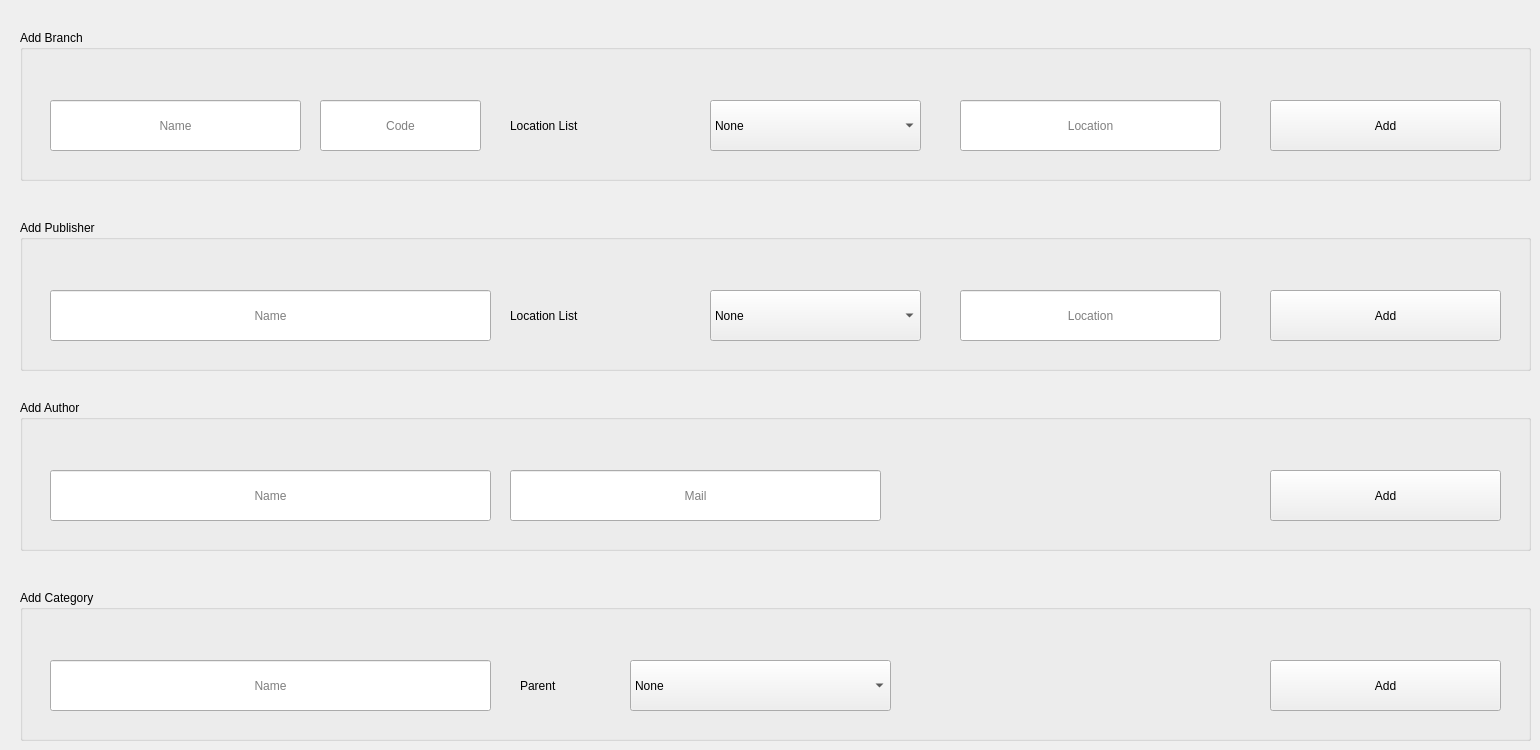
      <widget class="QWidget" name="tab_10">
       <attribute name="title">
        <string>Add data</string>
       </attribute>
       <widget class="QGroupBox" name="groupBox">
        <property name="geometry">
         <rect>
          <x>20</x>
          <y>30</y>
          <width>1511</width>
          <height>151</height>
         </rect>
        </property>
        <property name="styleSheet">
         <string notr="true">font: 20pt &quot;Times New Roman&quot;;</string>
        </property>
        <property name="title">
         <string>Add Branch</string>
        </property>
        <widget class="QLineEdit" name="add_branch_name">
         <property name="geometry">
          <rect>
           <x>30</x>
           <y>70</y>
           <width>251</width>
           <height>51</height>
          </rect>
         </property>
         <property name="styleSheet">
          <string notr="true">font: 75 20pt &quot;Times New Roman&quot;;</string>
         </property>
         <property name="alignment">
          <set>Qt::AlignCenter</set>
         </property>
         <property name="placeholderText">
          <string>Name</string>
         </property>
        </widget>
        <widget class="QLineEdit" name="add_branch_code">
         <property name="geometry">
          <rect>
           <x>300</x>
           <y>70</y>
           <width>161</width>
           <height>51</height>
          </rect>
         </property>
         <property name="styleSheet">
          <string notr="true">font: 75 20pt &quot;Times New Roman&quot;;</string>
         </property>
         <property name="alignment">
          <set>Qt::AlignCenter</set>
         </property>
         <property name="placeholderText">
          <string>Code</string>
         </property>
        </widget>
        <widget class="QLineEdit" name="add_branch_loc">
         <property name="geometry">
          <rect>
           <x>940</x>
           <y>70</y>
           <width>261</width>
           <height>51</height>
          </rect>
         </property>
         <property name="styleSheet">
          <string notr="true">font: 75 20pt &quot;Times New Roman&quot;;</string>
         </property>
         <property name="alignment">
          <set>Qt::AlignCenter</set>
         </property>
         <property name="placeholderText">
          <string>Location</string>
         </property>
        </widget>
        <widget class="QPushButton" name="add_branch_btn">
         <property name="geometry">
          <rect>
           <x>1250</x>
           <y>70</y>
           <width>231</width>
           <height>51</height>
          </rect>
         </property>
         <property name="styleSheet">
          <string notr="true">font: 75 20pt &quot;Times New Roman&quot;;</string>
         </property>
         <property name="text">
          <string>Add</string>
         </property>
        </widget>
        <widget class="QLabel" name="label_13">
         <property name="geometry">
          <rect>
           <x>490</x>
           <y>70</y>
           <width>191</width>
           <height>51</height>
          </rect>
         </property>
         <property name="text">
          <string>Location List</string>
         </property>
        </widget>
        <widget class="QComboBox" name="location_list_2">
         <property name="geometry">
          <rect>
           <x>690</x>
           <y>70</y>
           <width>211</width>
           <height>51</height>
          </rect>
         </property>
         <item>
          <property name="text">
           <string>None</string>
          </property>
         </item>
        </widget>
       </widget>
       <widget class="QGroupBox" name="groupBox_2">
        <property name="geometry">
         <rect>
          <x>20</x>
          <y>220</y>
          <width>1511</width>
          <height>151</height>
         </rect>
        </property>
        <property name="styleSheet">
         <string notr="true">font: 20pt &quot;Times New Roman&quot;;</string>
        </property>
        <property name="title">
         <string>Add Publisher</string>
        </property>
        <widget class="QLineEdit" name="add_pub_name">
         <property name="geometry">
          <rect>
           <x>30</x>
           <y>70</y>
           <width>441</width>
           <height>51</height>
          </rect>
         </property>
         <property name="styleSheet">
          <string notr="true">font: 75 20pt &quot;Times New Roman&quot;;</string>
         </property>
         <property name="alignment">
          <set>Qt::AlignCenter</set>
         </property>
         <property name="placeholderText">
          <string>Name</string>
         </property>
        </widget>
        <widget class="QLineEdit" name="add_pub_loc">
         <property name="geometry">
          <rect>
           <x>940</x>
           <y>70</y>
           <width>261</width>
           <height>51</height>
          </rect>
         </property>
         <property name="styleSheet">
          <string notr="true">font: 75 20pt &quot;Times New Roman&quot;;</string>
         </property>
         <property name="alignment">
          <set>Qt::AlignCenter</set>
         </property>
         <property name="placeholderText">
          <string>Location</string>
         </property>
        </widget>
        <widget class="QPushButton" name="add_publisher_btn">
         <property name="geometry">
          <rect>
           <x>1250</x>
           <y>70</y>
           <width>231</width>
           <height>51</height>
          </rect>
         </property>
         <property name="styleSheet">
          <string notr="true">font: 75 20pt &quot;Times New Roman&quot;;</string>
         </property>
         <property name="text">
          <string>Add</string>
         </property>
        </widget>
        <widget class="QComboBox" name="location_list">
         <property name="geometry">
          <rect>
           <x>690</x>
           <y>70</y>
           <width>211</width>
           <height>51</height>
          </rect>
         </property>
         <item>
          <property name="text">
           <string>None</string>
          </property>
         </item>
        </widget>
        <widget class="QLabel" name="label_12">
         <property name="geometry">
          <rect>
           <x>490</x>
           <y>70</y>
           <width>191</width>
           <height>51</height>
          </rect>
         </property>
         <property name="text">
          <string>Location List</string>
         </property>
        </widget>
       </widget>
       <widget class="QGroupBox" name="groupBox_3">
        <property name="geometry">
         <rect>
          <x>20</x>
          <y>400</y>
          <width>1511</width>
          <height>151</height>
         </rect>
        </property>
        <property name="styleSheet">
         <string notr="true">font: 20pt &quot;Times New Roman&quot;;</string>
        </property>
        <property name="title">
         <string>Add Author</string>
        </property>
        <widget class="QLineEdit" name="add_author_name">
         <property name="geometry">
          <rect>
           <x>30</x>
           <y>70</y>
           <width>441</width>
           <height>51</height>
          </rect>
         </property>
         <property name="styleSheet">
          <string notr="true">font: 75 20pt &quot;Times New Roman&quot;;</string>
         </property>
         <property name="alignment">
          <set>Qt::AlignCenter</set>
         </property>
         <property name="placeholderText">
          <string>Name</string>
         </property>
        </widget>
        <widget class="QLineEdit" name="add_author_mail">
         <property name="geometry">
          <rect>
           <x>490</x>
           <y>70</y>
           <width>371</width>
           <height>51</height>
          </rect>
         </property>
         <property name="styleSheet">
          <string notr="true">font: 75 20pt &quot;Times New Roman&quot;;</string>
         </property>
         <property name="alignment">
          <set>Qt::AlignCenter</set>
         </property>
         <property name="placeholderText">
          <string>Mail</string>
         </property>
        </widget>
        <widget class="QPushButton" name="add_author_btn">
         <property name="geometry">
          <rect>
           <x>1250</x>
           <y>70</y>
           <width>231</width>
           <height>51</height>
          </rect>
         </property>
         <property name="styleSheet">
          <string notr="true">font: 75 20pt &quot;Times New Roman&quot;;</string>
         </property>
         <property name="text">
          <string>Add</string>
         </property>
        </widget>
       </widget>
       <widget class="QGroupBox" name="groupBox_4">
        <property name="geometry">
         <rect>
          <x>20</x>
          <y>590</y>
          <width>1511</width>
          <height>151</height>
         </rect>
        </property>
        <property name="styleSheet">
         <string notr="true">font: 20pt &quot;Times New Roman&quot;;</string>
        </property>
        <property name="title">
         <string>Add Category</string>
        </property>
        <widget class="QLineEdit" name="add_cate_name">
         <property name="geometry">
          <rect>
           <x>30</x>
           <y>70</y>
           <width>441</width>
           <height>51</height>
          </rect>
         </property>
         <property name="styleSheet">
          <string notr="true">font: 75 20pt &quot;Times New Roman&quot;;</string>
         </property>
         <property name="alignment">
          <set>Qt::AlignCenter</set>
         </property>
         <property name="placeholderText">
          <string>Name</string>
         </property>
        </widget>
        <widget class="QPushButton" name="add_cate_btn">
         <property name="geometry">
          <rect>
           <x>1250</x>
           <y>70</y>
           <width>231</width>
           <height>51</height>
          </rect>
         </property>
         <property name="styleSheet">
          <string notr="true">font: 75 20pt &quot;Times New Roman&quot;;</string>
         </property>
         <property name="text">
          <string>Add</string>
         </property>
        </widget>
        <widget class="QLabel" name="label_3">
         <property name="geometry">
          <rect>
           <x>500</x>
           <y>70</y>
           <width>91</width>
           <height>51</height>
          </rect>
         </property>
         <property name="text">
          <string>Parent</string>
         </property>
        </widget>
        <widget class="QComboBox" name="cate_parent">
         <property name="geometry">
          <rect>
           <x>610</x>
           <y>70</y>
           <width>261</width>
           <height>51</height>
          </rect>
         </property>
         <item>
          <property name="text">
           <string>None</string>
          </property>
         </item>
        </widget>
       </widget>
      </widget>
